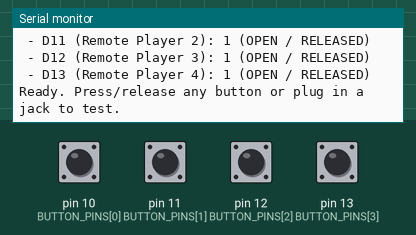
Bench run of a sketch on a simulated Arduino Uno, built with avr-gcc and run on an emulated ATmega328P. Shown: the last lines printed to the serial monitor. The inputs (shaded band) are chosen by the test bench; at power-on: pin 10 (BUTTON_PINS[0]), pin 11 (BUTTON_PINS[1]), pin 12 (BUTTON_PINS[2]), pin 13 (BUTTON_PINS[3]) HIGH.

Above: at 1.6 s.
1.7 s: pin 10 (BUTTON_PINS[0]) pulled LOW for 0.15 s
At 3.1 s:
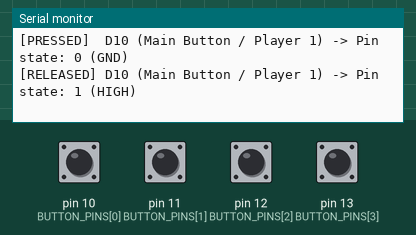
3.4 s: pin 11 (BUTTON_PINS[1]) pulled LOW for 0.15 s
At 4.5 s:
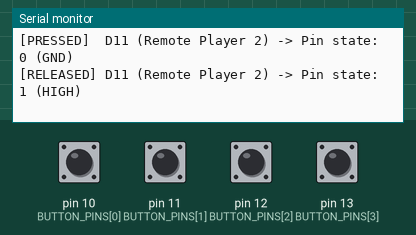
5.1 s: pin 12 (BUTTON_PINS[2]) pulled LOW for 0.15 s
At 5.28 s:
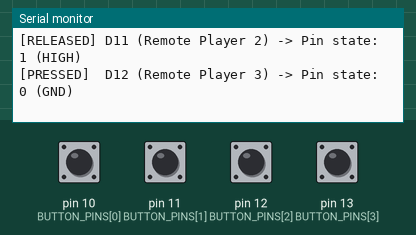
6.7 s: pin 13 (BUTTON_PINS[3]) pulled LOW for 0.15 s
At 8.2 s:
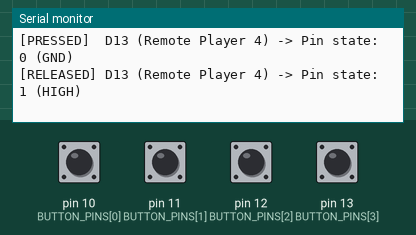

The sketch:

button_test.ino
```cpp
// ==========================================
// BUTTON / JACK TEST SKETCH (Pins D10 - D13)
// ==========================================

const int BUTTON_PINS[] = {10, 11, 12, 13};
const int NUM_BUTTONS = 4;
const char* BUTTON_NAMES[] = {
  "D10 (Main Button / Player 1)",
  "D11 (Remote Player 2)",
  "D12 (Remote Player 3)",
  "D13 (Remote Player 4)"
};

// Debounce timing
const unsigned long DEBOUNCE_DELAY = 50;  // ms

bool lastRawState[NUM_BUTTONS] = {HIGH, HIGH, HIGH, HIGH};
bool stableState[NUM_BUTTONS]  = {HIGH, HIGH, HIGH, HIGH};
unsigned long lastDebounceTime[NUM_BUTTONS] = {0, 0, 0, 0};

void setup() {
  Serial.begin(9600);

  for (int i = 0; i < NUM_BUTTONS; i++) {
    pinMode(BUTTON_PINS[i], INPUT_PULLUP);
  }

  Serial.println("=============================================");
  Serial.println("   4-Button Diagnostic Test (Pins D10 - D13) ");
  Serial.println("=============================================");
  Serial.println("Initial Pin States (1 = Released / 5V, 0 = Pressed / GND):");

  for (int i = 0; i < NUM_BUTTONS; i++) {
    Serial.print(" - ");
    Serial.print(BUTTON_NAMES[i]);
    Serial.print(": ");
    Serial.println(digitalRead(BUTTON_PINS[i]) == LOW ? "0 (GND / PRESSED)" : "1 (OPEN / RELEASED)");
  }
  Serial.println("\nReady. Press/release any button or plug in a jack to test.\n");
}

void loop() {
  for (int i = 0; i < NUM_BUTTONS; i++) {
    bool reading = digitalRead(BUTTON_PINS[i]);

    // Check if the signal bounced
    if (reading != lastRawState[i]) {
      lastDebounceTime[i] = millis();
    }
    lastRawState[i] = reading;

    // Filter out debounce jitter
    if ((millis() - lastDebounceTime[i]) > DEBOUNCE_DELAY) {
      if (reading != stableState[i]) {
        stableState[i] = reading;

        if (stableState[i] == LOW) {
          Serial.print("[PRESSED]  ");
          Serial.print(BUTTON_NAMES[i]);
          Serial.println(" -> Pin state: 0 (GND)");
        } else {
          Serial.print("[RELEASED] ");
          Serial.print(BUTTON_NAMES[i]);
          Serial.println(" -> Pin state: 1 (HIGH)");
        }
      }
    }
  }
}
```

Measured:
- after the input at 1.7 s, the serial monitor: prints a new line after 0.05 s (image 1)
- after the input at 3.4 s, the serial monitor: prints a new line after 0.05 s (image 2)
- after the input at 5.1 s, the serial monitor: prints a new line after 0.05 s (image 3)
- after the input at 6.7 s, the serial monitor: prints a new line after 0.05 s (image 4)
